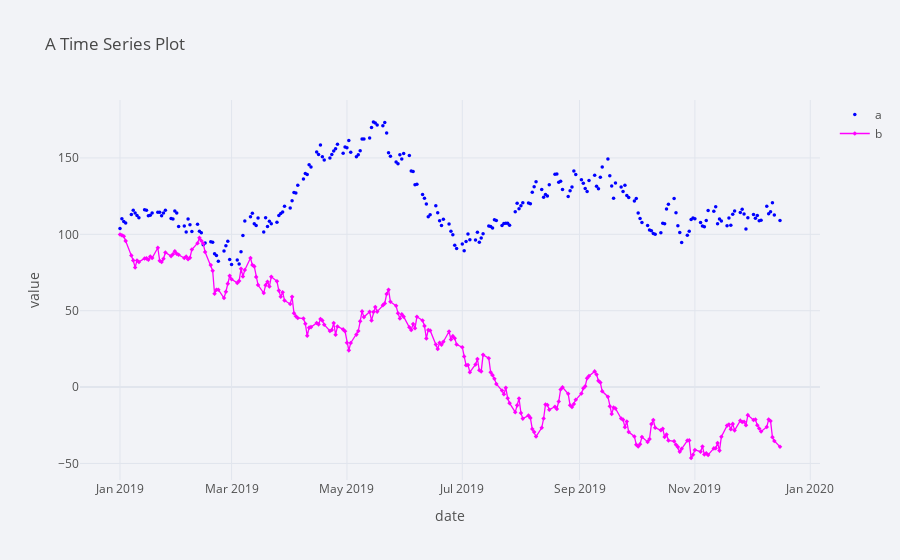

Notebook source saved alongside this figure:
### Code cell
plyo.iplot(
    df[['a', 'b']].iplot(asFigure=True,
        theme='polar',
        title='A Time Series Plot',
        xTitle='date',
        yTitle='value',
        mode={'a': 'markers', 'b': 'lines+markers'},
        symbol={'a': 'circle', 'b': 'diamond'},
        size=3.5,
        colors={'a': 'blue', 'b': 'magenta'},
            ),
    image='png',
    filename='ply_02'
)

### Figure 1 — Plotly figure (JSON) as saved in the notebook; plotly's stock layout.template omitted (floating-point values rounded to 4 significant figures; data arrays with more than 128 entries replaced by an {"elided": "..."} marker saying what was removed)
{"data": [{"line": {"color": "blue", "dash": "solid", "shape": "linear", "width": 1.3}, "marker": {"size": 3.5, "symbol": "circle"}, "mode": "markers", "name": "a", "text": "", "type": "scatter", "x": {"elided": "250 str values"}, "y": {"elided": "250 float values"}}, {"line": {"color": "magenta", "dash": "solid", "shape": "linear", "width": 1.3}, "marker": {"size": 3.5, "symbol": "diamond"}, "mode": "lines+markers", "name": "b", "text": "", "type": "scatter", "x": {"elided": "250 str values"}, "y": {"elided": "250 float values"}}], "layout": {"legend": {"bgcolor": "#F2F3F7", "font": {"color": "#505050"}}, "paper_bgcolor": "#F2F3F7", "plot_bgcolor": "#F2F3F7", "title": {"font": {"color": "#484848"}, "text": "A Time Series Plot"}, "xaxis": {"gridcolor": "#E1E5ED", "showgrid": true, "tickfont": {"color": "#505050"}, "title": {"font": {"color": "#505050"}, "text": "date"}, "zerolinecolor": "#E1E5ED"}, "yaxis": {"gridcolor": "#E1E5ED", "showgrid": true, "tickfont": {"color": "#505050"}, "title": {"font": {"color": "#505050"}, "text": "value"}, "zerolinecolor": "#E1E5ED"}}}
